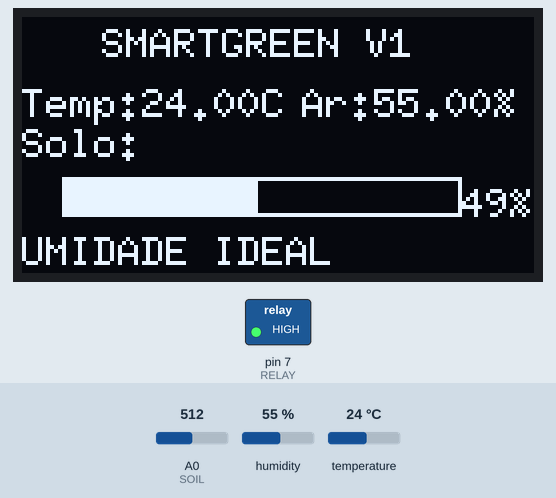
This program was run on a simulated Arduino Uno, built with avr-gcc and run on an emulated ATmega328P. Shown: 128×64 one-colour display, switched loads named in the program (green lamp = pin HIGH). The test bench sets the inputs (shaded band); at power-on: A0 (SOIL) = 512, humidity 55 %, temperature 24 °C. What the program prints to the serial monitor is not drawn.

Above: at 2.8 s.
2.9 s: A0 (SOIL) set to 602
At 5.2 s:
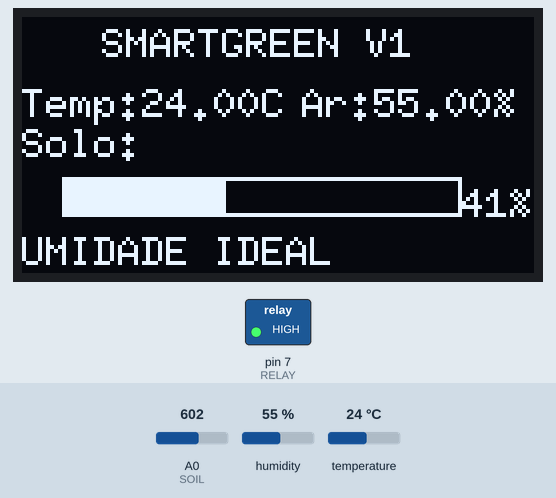
5.7 s: A0 (SOIL) set to 624
At 6.9 s:
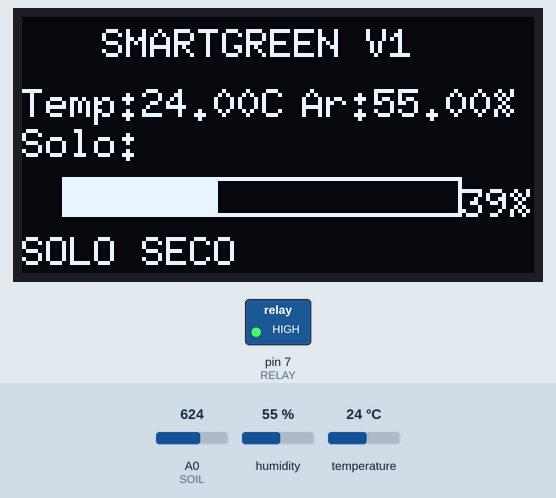
11.9 s: A0 (SOIL) set to 1004
At 13.5 s:
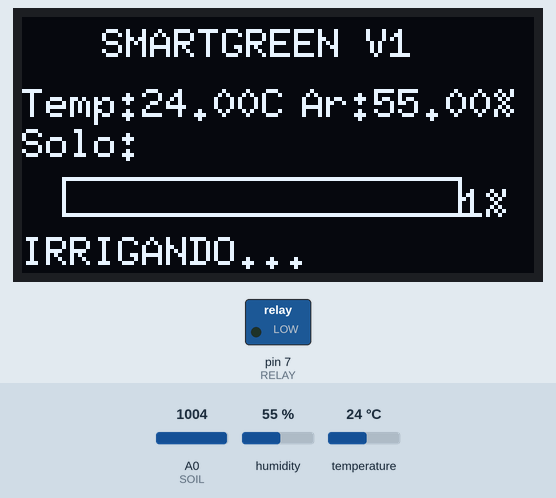
14.7 s: A0 (SOIL) set to 1019
At 18.0 s:
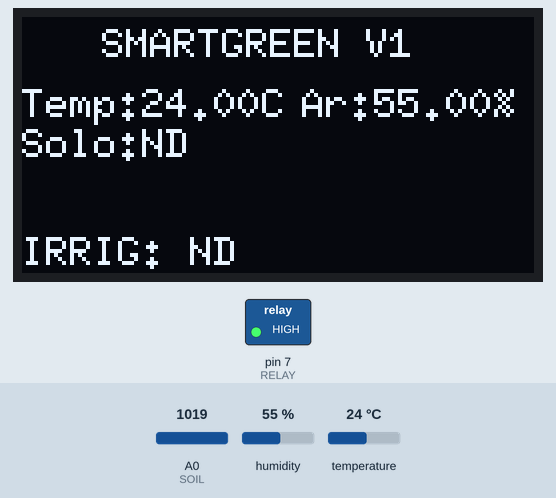
18.3 s: A0 (SOIL) set to 122
At 20.2 s:
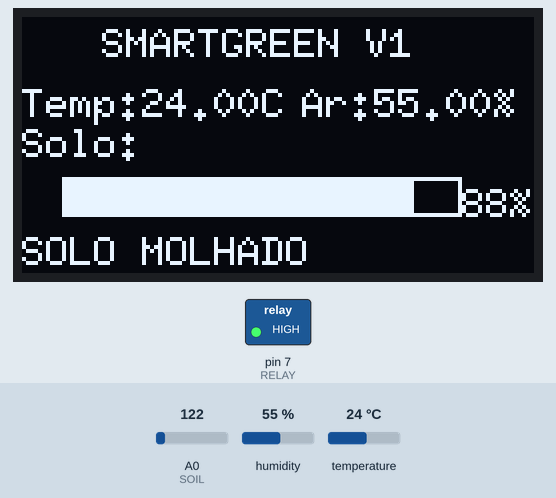
21.1 s: humidity set to 22 %
At 24.0 s:
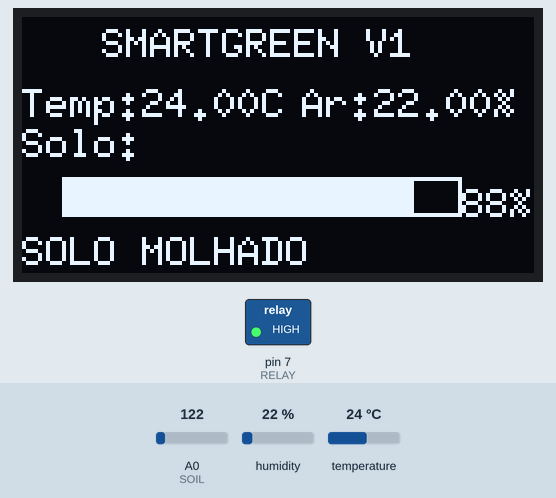
Timing chart, 0 to 25.5 s (numbered marks = the images above; inputs shaded):
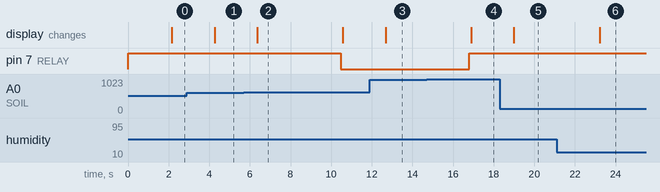

Measured:
- the behaviour switches between 613 and 614 on A0 (SOIL) (found by bisection; images 1 and 2)
- the behaviour switches between 1018 and 1019 on A0 (SOIL) (found by bisection; images 3 and 4)
- after the input at 2.9 s, the display: changes after 1.4 s (image 1)
- after the input at 5.7 s, pin 7 (RELAY): HIGH → LOW after 4.8 s; the display: changes after 0.67 s (image 2)
- after the input at 11.9 s, the display: changes after 0.78 s (image 3)
- after the input at 14.7 s, pin 7 (RELAY): LOW → HIGH after 2.1 s; the display: changes after 2.2 s (image 4)
- after the input at 18.3 s, the display: changes after 0.70 s (image 5)
- after the input at 21.1 s, the display: changes after 2.1 s (image 6)

The program:

main.cpp
```cpp
#include <Arduino.h>
#include "sensores.h"
#include "irrigacao.h"
#include "display.h"

void setup() {
    Serial.begin(9600);

    iniciarSensores();
    iniciarIrrigacao();
    iniciarDisplay();
}

void loop() {
    lerSensores();
    controlarIrrigacao();
    atualizarDisplay();

    delay(2000);
}
```

display.h
```cpp
#ifndef DISPLAY_H
#define DISPLAY_H

void iniciarDisplay();
void atualizarDisplay();

#endif
```

irrigacao.h
```cpp
#ifndef IRRIGACAO_H
#define IRRIGACAO_H

void iniciarIrrigacao();
void controlarIrrigacao();

extern bool bombaLigada;
extern bool irrigacaoDetectada;

#endif
```

sensores.h
```cpp
#ifndef SENSORES_H
#define SENSORES_H

void iniciarSensores();
void lerSensores();

extern int umidadeSolo;
extern float temp;
extern float umidadeAr;

#endif
```

display.cpp
```cpp
#include <Arduino.h>
#include <Wire.h>
#include <U8g2lib.h>

#include "display.h"
#include "sensores.h"
#include "irrigacao.h"

U8G2_SSD1306_128X64_NONAME_F_SW_I2C u8g2(U8G2_R0, A5, A4);

void iniciarDisplay() {
    u8g2.begin();
}

// Função segura para float
void printFloat(float valor) {
    if (isnan(valor)) {
        u8g2.print("--");
    } else {
        u8g2.print(valor);
    }
}

// Barra
void desenharBarra(int valor) {
    if (valor < 0) return;

    int largura = map(valor, 0, 100, 0, 100);
    u8g2.drawFrame(10, 40, 100, 10);
    u8g2.drawBox(10, 40, largura, 10);
}

void atualizarDisplay() {

    static unsigned long ultimo = 0;

    if (millis() - ultimo < 500) return; // atualiza a cada 0.5s

    ultimo = millis();

    u8g2.clearBuffer();

    u8g2.setFont(u8g2_font_6x10_tr);

    // ===== TÍTULO =====
    u8g2.drawStr(20, 10, "SMARTGREEN V1");

    // ===== TEMPERATURA =====
    u8g2.setCursor(0, 25);
    u8g2.print("Temp:");
    printFloat(temp);
    u8g2.print("C");

    // ===== UMIDADE AR =====
    u8g2.setCursor(70, 25);
    u8g2.print("Ar:");
    printFloat(umidadeAr);
    u8g2.print("%");

    // ===== SOLO =====
    u8g2.setCursor(0, 35);
    u8g2.print("Solo:");

    if (umidadeSolo == -1) {
        u8g2.print("ND"); // não detectado
    } else {
        desenharBarra(umidadeSolo);

        u8g2.setCursor(110, 50);
        u8g2.print(umidadeSolo);
        u8g2.print("%");
    }

    // ===== STATUS =====
    u8g2.setCursor(0, 62);

    if (!irrigacaoDetectada) {
        u8g2.print("IRRIG: ND");
    } else if (bombaLigada) {
        u8g2.print("IRRIGANDO...");
    } else if (umidadeSolo < 40) {
        u8g2.print("SOLO SECO");
    } else if (umidadeSolo > 70) {
        u8g2.print("SOLO MOLHADO");
    } else {
        u8g2.print("UMIDADE IDEAL");
    }

    u8g2.sendBuffer();
}
```

irrigacao.cpp
```cpp
#include <Arduino.h>
#include "irrigacao.h"
#include "sensores.h"

#define RELAY 7

bool bombaLigada = false;
bool irrigacaoDetectada = true;

unsigned long tempoAnterior = 0;
bool irrigando = false;

void iniciarIrrigacao() {
    pinMode(RELAY, OUTPUT);
    digitalWrite(RELAY, HIGH);
}

void controlarIrrigacao() {
    unsigned long agora = millis();

    // Se sensor não detectado → não irrigar
    if (umidadeSolo == -1) {
        irrigacaoDetectada = false;
        digitalWrite(RELAY, HIGH);
        irrigando = false;
        bombaLigada = false;
        return;
    }

    irrigacaoDetectada = true;

    if (!irrigando && umidadeSolo < 40 && (agora - tempoAnterior > 10000)) {
        digitalWrite(RELAY, LOW);
        irrigando = true;
        tempoAnterior = agora;
    }

    if (irrigando && umidadeSolo > 60 && (agora - tempoAnterior > 5000)) {
        digitalWrite(RELAY, HIGH);
        irrigando = false;
        tempoAnterior = agora;
    }

    bombaLigada = irrigando;
}
```

sensores.cpp
```cpp
#include <Arduino.h>
#include <DHTesp.h>
#include "sensores.h"

#define DHTPIN 2
#define SOIL A0

DHTesp dht;

// Variáveis globais
int umidadeSolo = 0;
float temp = NAN;
float umidadeAr = NAN;

void iniciarSensores() {
    dht.setup(DHTPIN, DHTesp::DHT11);
}

void lerSensores() {

    // ===== SENSOR DE SOLO =====
    int valor = analogRead(SOIL);

    // Evita valores bugados (sensor desconectado)
    if (valor < 5 || valor > 1018) {
        umidadeSolo = -1; // não detectado
    } else {
        umidadeSolo = map(valor, 1023, 0, 0, 100);
    }

    // ===== DHT11 =====
    TempAndHumidity data = dht.getTempAndHumidity();

    // Tratamento simples (como você pediu)
    if (isnan(data.temperature) || isnan(data.humidity)) {
        temp = NAN;
        umidadeAr = NAN;
        Serial.println(temp);
        Serial.println(umidadeAr);
        return;
    }

    temp = data.temperature;
    umidadeAr = data.humidity;
    Serial.println(temp);
    Serial.println(umidadeAr);
}
```
